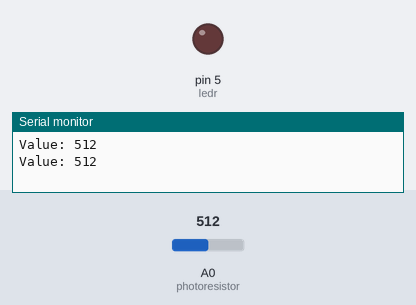
This sketch was run on a simulated Arduino Uno, built with avr-gcc and run on an emulated ATmega328P. On the bench: output pins drawn as LEDs (lit = HIGH), the last lines printed to the serial monitor. The test bench sets the inputs (shaded band); at power-on: A0 (photoresistor) = 512.

Above: at 1.8 s.
1.9 s: A0 (photoresistor) set to 209
3.4 s: A0 (photoresistor) set to 185
At 4.7 s:
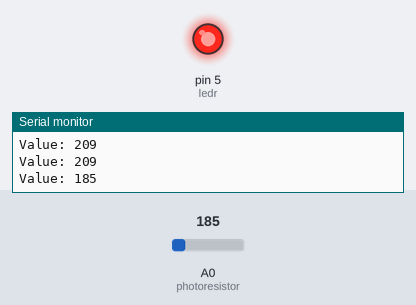
5.5 s: A0 (photoresistor) set to 210
At 7.2 s:
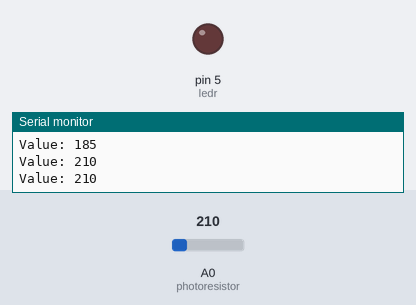
7.5 s: A0 (photoresistor) set to 190
At 8.9 s:
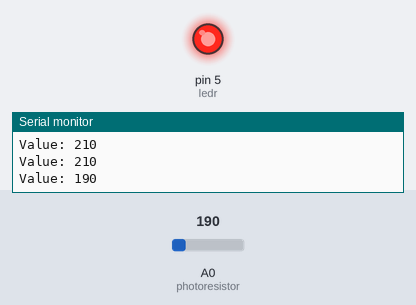
Timing chart, 0 to 10.5 s (numbered marks = the images above; inputs shaded):
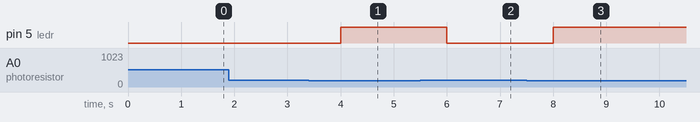

The sketch:

3_photores.ino
```cpp
const int photoresistor = A0;
const int ledr = 5;

int value;

void setup() {
  // put your setup code here, to run once:
  pinMode(ledr, OUTPUT);
  Serial.begin(9600);//print values
}

void loop() {
  // put your main code here, to run repeatedly:
  value = analogRead(photoresistor);
  if(value > 200){
    digitalWrite(ledr,LOW);
  }
  else{
    digitalWrite(ledr,HIGH);
  }
  Serial.print("Value: ");
  Serial.println(value);
  delay(1000);
}
```

Measured:
- the behaviour switches between 201 and 200 on A0 (photoresistor) (found by bisection; images 0 and 1)
- after the input at 3.4 s, pin 5 (ledr): LOW → HIGH after 0.60 s
- after the input at 5.5 s, pin 5 (ledr): HIGH → LOW after 0.50 s
- after the input at 7.5 s, pin 5 (ledr): LOW → HIGH after 0.50 s
